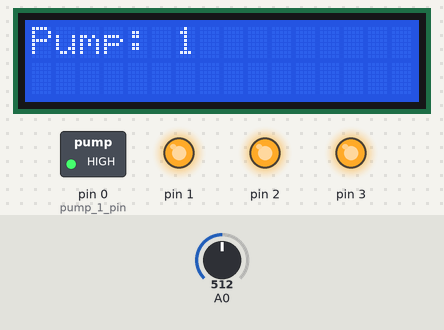
Bench run of a program on a simulated Arduino Uno, built with avr-gcc and run on an emulated ATmega328P. Parts: 16×2 character LCD, switched loads named in the program (green lamp = pin HIGH), output pins drawn as LEDs (lit = HIGH). The inputs (shaded band) are chosen by the test bench; at power-on: A0 = 512.

Above: at 1.11 s.
1.3 s: A0 set to 0
At 1.62 s:
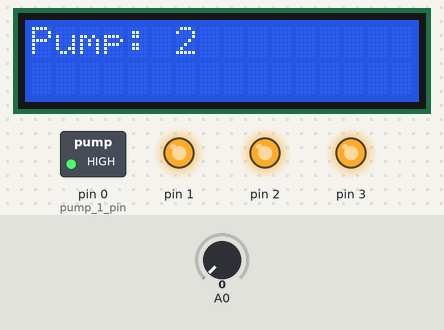
3.0 s: A0 set to 56
4.5 s: A0 set to 65
At 5.7 s:
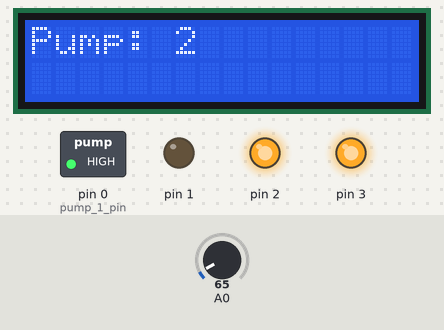
6.0 s: A0 set to 191
7.5 s: A0 set to 209
At 8.7 s:
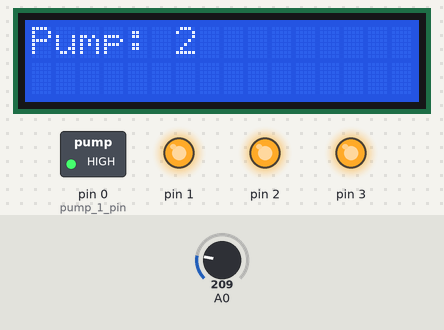
9.0 s: A0 set to 122
At 10.0 s:
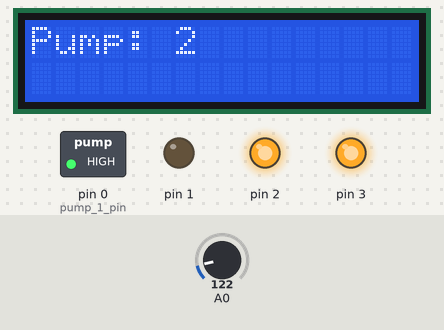
Timing chart, 0 to 11.5 s (numbered marks = the images above; inputs shaded):
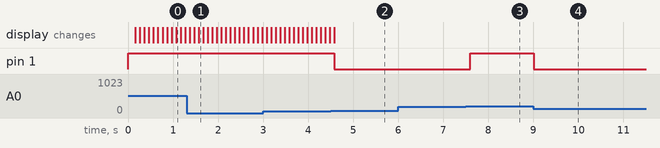

Measured:
- the behaviour switches between 59 and 60 on A0 (found by bisection; images 1 and 2)
- the behaviour switches between 199 and 200 on A0 (found by bisection; images 2 and 3)
- after the input at 1.3 s, the display: first differs from a run without the input after 0.27 s (image 1)
- after the input at 4.5 s, pin 1: HIGH → LOW after 0.08 s
- after the input at 6.0 s, every drawn part: stays the same
- after the input at 7.5 s, pin 1: LOW → HIGH after 0.10 s
- after the input at 9.0 s, pin 1: HIGH → LOW at once

The program:

main.cpp
```cpp
#include <Arduino.h>
#include <LiquidCrystal.h>
#include "PumpController.cpp"

const int RIGHT_BUTTON = 60;
const int UP_BUTTON = 200;
const int DOWN_BUTTON = 400;
const int LEFT_BUTTON = 600;
const int SELECT_BUTTON = 800;


int pump_number = 0;

LiquidCrystal lcd(8, 9, 4, 5, 6, 7);
PumpController pumps(0, 1, 2, 3);

void setup() {
  lcd.begin(16, 2);
  lcd.setCursor(0,0);
  lcd.print("Pump: ");
}

void loop() {
  delay(100);
  lcd.setCursor(6,0);
  lcd.print(pump_number);

  int btn_new;
  btn_new = analogRead (0);

  if (btn_new < RIGHT_BUTTON) {
    pump_number = abs(pump_number + 1) % 5;
  }
  else if (btn_new < UP_BUTTON) {
    if(pump_number == 1){
      pumps.set_status(ON,OFF,OFF,OFF);
    }else if(pump_number == 2){
      pumps.set_status(OFF,ON,OFF,OFF);
    }else if(pump_number == 3){
      pumps.set_status(OFF,OFF,ON,OFF);
    }else if(pump_number == 4) {
      pumps.set_status(OFF,OFF,OFF,ON);
    }
  }
  else if (btn_new < DOWN_BUTTON){
    if(pump_number == 1){
      pumps.set_status(OFF,OFF,OFF,OFF);
    }else if(pump_number == 2){
      pumps.set_status(OFF,OFF,OFF,OFF);
    }else if(pump_number == 3){
      pumps.set_status(OFF,OFF,OFF,OFF);
    }else if(pump_number == 4) {
      pumps.set_status(OFF,OFF,OFF,OFF);
    }
  }
  else if (btn_new < LEFT_BUTTON){
    pump_number = abs(pump_number - 1) % 5;
  }
  else if (btn_new < SELECT_BUTTON){
  }

}


/*
classes:
  Main
  LCD
  Bottle
  Cocktail
  Pump
  Menu
*/
```

Menu.cpp
```cpp
#include <Arduino.h>
#include <LiquidCrystal.h>

class Menu {
    public:


    Menu(){

    };


};
```

PumpController.cpp
```cpp
#include <Arduino.h>
#define ON   0
#define OFF  1

class PumpController {
    public:
    int pump_1_pin = 0;
    int pump_2_pin = 0;
    int pump_3_pin = 0;
    int pump_4_pin = 0;

    PumpController(int pump_1_pin, int pump_2_pin, int pump_3_pin, int pump_4_pin ){
        this->pump_1_pin = pump_1_pin;
        this->pump_2_pin = pump_2_pin;
        this->pump_3_pin = pump_3_pin;
        this->pump_4_pin = pump_4_pin;

        pinMode(this->pump_1_pin, OUTPUT);
        pinMode(this->pump_2_pin, OUTPUT);
        pinMode(this->pump_3_pin, OUTPUT);
        pinMode(this->pump_4_pin, OUTPUT);
        this->set_status(OFF,OFF,OFF,OFF);
    };

    void set_status(unsigned char status_1, unsigned char status_2, unsigned char status_3,unsigned char status_4){
        digitalWrite(this->pump_1_pin, status_1);
        digitalWrite(this->pump_2_pin, status_2);
        digitalWrite(this->pump_3_pin, status_3);
        digitalWrite(this->pump_4_pin, status_4);
    };

};
```
